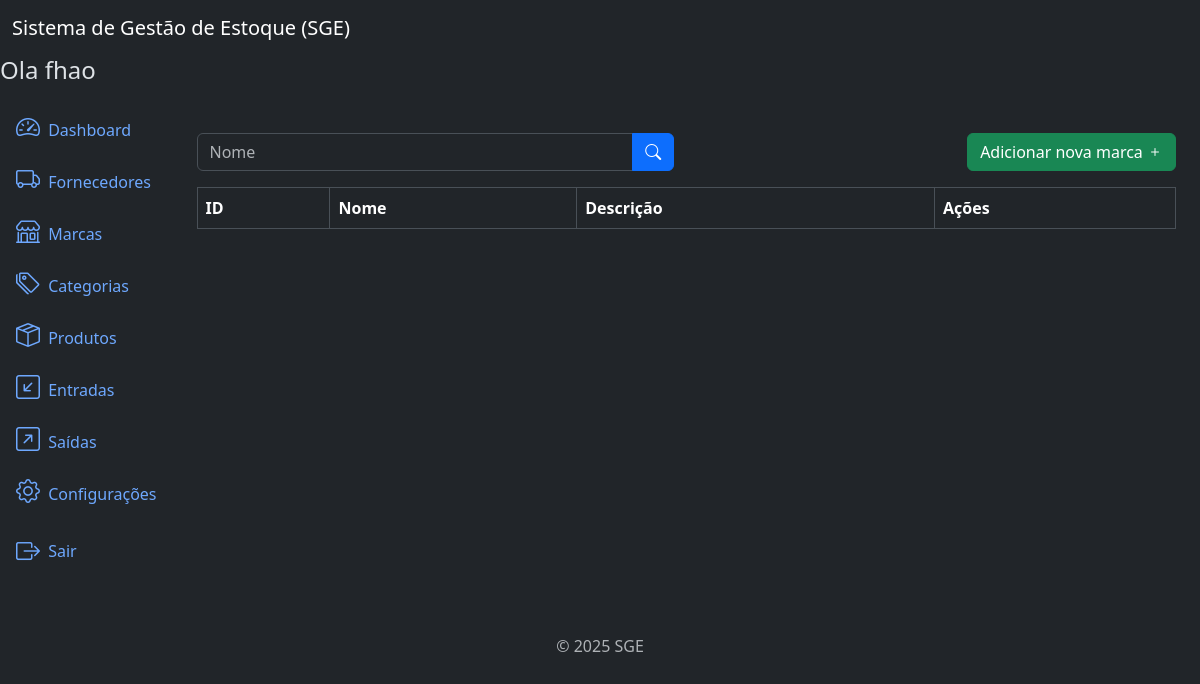
The app's page /categories/list/ (signed in), older data.
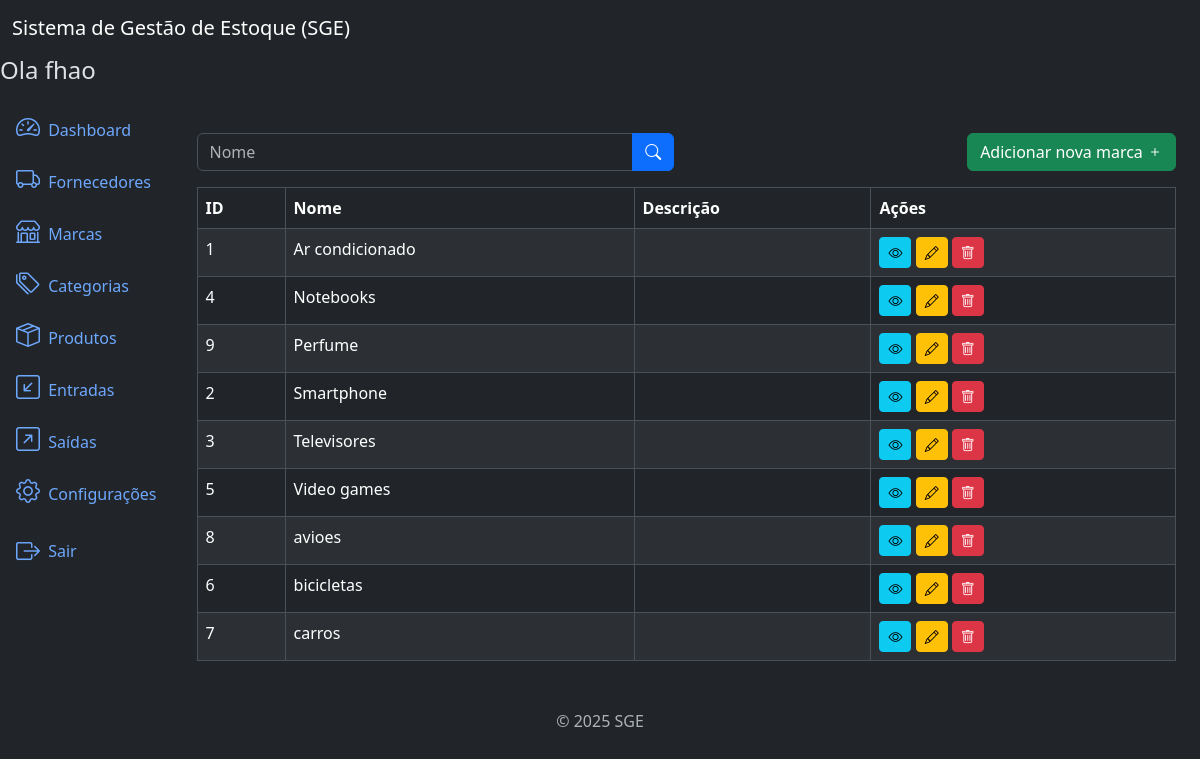
The same page, newer data.
### categories/models.py (models this page shows, shortened)
class Category(models.Model):
    name = models.CharField(max_length=500)
    description = models.TextField(
        blank=True,
        null=True,
    )
    created_at = models.DateTimeField(
        auto_now_add=True
    )
    updated_at = models.DateTimeField(
        auto_now=True
    )
    class Meta:
        ordering = ['name']

### categories/views.py (the view)
# urls.py: path('categories/list/', views.CategoryListView.as_view(), name='category_list'),
class CategoryListView(LoginRequiredMixin, PermissionRequiredMixin, ListView):
    model = models.Category
    template_name = 'category_list.html'
    context_object_name = 'categories'
    paginate_by = 10
    permission_required = 'categories.view_category'
    def get_queryset(self):
        queryset = super().get_queryset()
        name = self.request.GET.get('name')
        if name:
            queryset = queryset.filter(name__icontains=name)
        return queryset

### categories/templates/category_list.html (shortened to what this page needs)
{% extends 'base.html' %}
{% block content %}
<div class="row mb-3">
   <div class="col-md-6">
      <form method="get" action="{% url 'category_list' %}">
         <div class="input-group">
            <input type="text" class="form-control" name="name" placeholder="Nome" value="{{ request.GET.name }}">
            <button type="submit" class="btn btn-primary">
               <i class="bi bi-search"></i>
            </button>
         </div>
      </form>
   </div>
      {% if perms.categories.add_category %}
         <div class="col-md-6">
            <a href="{% url 'category_create' %}" class="btn btn-success float-end">
               Adicionar nova marca
               <i class="bi bi-plus"></i>
            </a>
         </div>
      {% endif %}
</div>
<div class="table-responsive">
   <table class="table table-striped table-bordered">
      <thead class="thead-dark">
         <tr>
            <th>ID</th>
            <th>Nome</th>
            <th>Descrição</th>
            <th>Ações</th>
         </tr>
      </thead>
      <tbody>
         {% for category in categories %}
         <tr>
            <td>{{ category.id }}</td>
            <td>{{ category.name }}</td>
            <td>{{ category.description }}</td>
            <td>
               <a href="{% url 'category_detail' category.id %}" class="btn btn-info btn-sm">
                  <i class="bi bi-eye"></i>
               </a>
               {% if perms.categories.change_category %}
                  <a href="{% url 'category_update' category.id %}" class="btn btn-warning btn-sm">
                     <i class="bi bi-pencil"></i>
                  </a>
               {% endif %}
               {% if perms.categories.delete_category %}
                  <a href="{% url 'category_delete' category.id %}" class="btn btn-danger btn-sm">
                     <i class="bi bi-trash"></i>
                  </a>
               {% endif %}
            </td>
         </tr>
         {% endfor %}
      </tbody>
   </table>
</div>
{% endblock %}

Row changes from the older to the newer data that the page shows:
added Category: id "1", name "Ar condicionado"
added Category: id "4", name "Notebooks"
added Category: id "9", name "Perfume"
added Category: id "2", name "Smartphone"
added Category: id "3", name "Televisores"
added Category: id "5", name "Video games"
added Category: id "8", name "avioes"
added Category: id "6", name "bicicletas"
added Category: id "7", name "carros"
